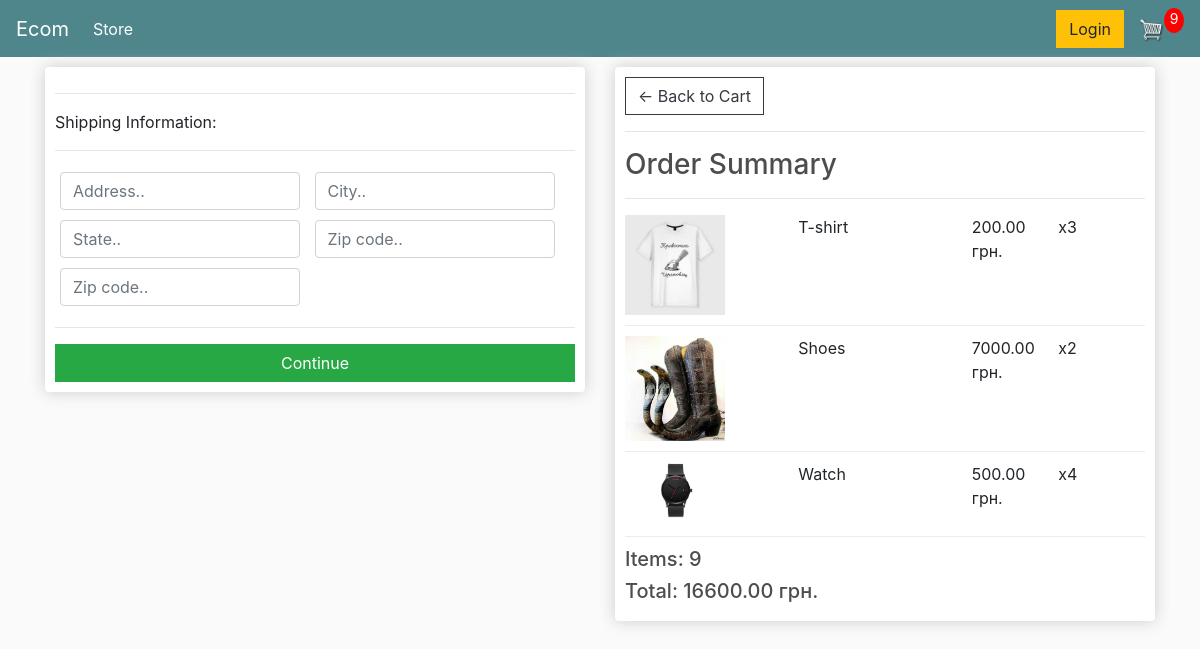
/checkout/ (signed in), run on an earlier commit of the app's database.
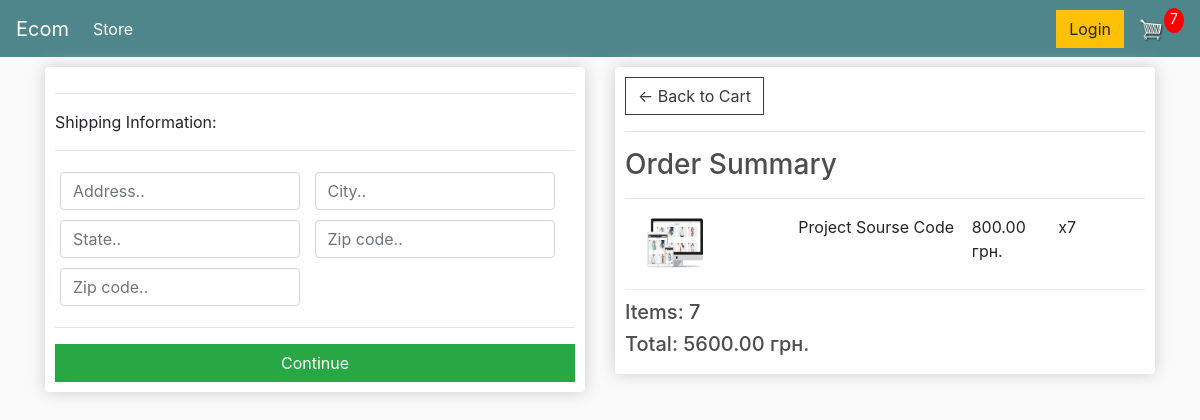
And on a later commit of the database.
### store/models.py (models this page shows, shortened)
class OrderItem(models.Model):
    product = models.ForeignKey(Product, on_delete=models.SET_NULL, null=True)
    order = models.ForeignKey(Order, on_delete=models.SET_NULL, null=True)
    quantity = models.IntegerField(default=0, null=True, blank=True)
    date_added = models.DateTimeField(auto_now_add=True)
    @property
    def get_total(self):
        total = self.product.price * self.quantity
        return total

class Product(models.Model):
    name = models.CharField(max_length=200, null=True)
    price = models.DecimalField(max_digits=7, decimal_places=2)
    digital = models.BooleanField(default=False, null=True, blank=True)
    image = models.ImageField(null=True, blank=True)
    @property
    def imageURL(self):
        try:
            url = self.image.url
        except:
            url = ''
        return url

class Order(models.Model):
    customer = models.ForeignKey(Customer, on_delete=models.SET_NULL, null=True, blank=True)
    date_ordered = models.DateTimeField(auto_now_add=True)
    complete = models.BooleanField(default=False)
    transaction_id = models.CharField(max_length=100, null=True)
    @property
    def shipping(self):
        shipping = False
        orderitems = self.orderitem_set.all()
        for i in orderitems:
            if i.product.digital == False:
                shipping = True
        return shipping
    @property
    def get_cart_total(self):
        orderitems = self.orderitem_set.all()
        total = sum([item.get_total for item in orderitems])
        return total
    @property
    def get_cart_items(self):
        orderitems = self.orderitem_set.all()
        total = sum([item.quantity for item in orderitems])
        return total

### store/views.py (the view)
# urls.py: path('checkout/', views.checkout, name='checkout'),
def checkout(request):
    data = cartData(request)
    cartItems = data['cartItems']
    order = data['order']
    items = data['items']
    context = {'items': items, 'order': order, 'cartItems': cartItems}
    return render(request, 'store/checkout.html', context)

### store/utils.py (called while the page is built)
def cartData(request):
    if request.user.is_authenticated:
        customer = request.user.customer
        order, created = Order.objects.get_or_create(customer=customer, complete=False)
        items = order.orderitem_set.all()
        cartItems = order.get_cart_items
    else:
        cookieData = cookieCart(request)
        cartItems = cookieData['cartItems']
        order = cookieData['order']
        items = cookieData['items']
    return {'cartItems': cartItems, 'order': order, 'items': items}

### store/templates/store/checkout.html (shortened to what this page needs)
{% extends 'store/main.html' %}
{% load static %}
{% block content %}
<div class="row">
    <div class="col-lg-6">
        <div class="box-element" id="form-wrapper">
            <form id="form">
                <div id="shipping-info">
                    <hr>
                    <p>Shipping Information:</p>
                    <hr>
                    <div class="form-field">
                        <input class="form-control" type="text" name="address" placeholder="Address..">
                    </div>
                    <div class="form-field">
                        <input class="form-control" type="text" name="city" placeholder="City..">
                    </div>
                    <div class="form-field">
                        <input class="form-control" type="text" name="state" placeholder="State..">
                    </div>
                    <div class="form-field">
                        <input class="form-control" type="text" name="zipcode" placeholder="Zip code..">
                    </div>
                    <div class="form-field">
                        <input class="form-control" type="text" name="country" placeholder="Zip code..">
                    </div>
                </div>
                <hr>
                <input id="form-button" class="btn btn-success btn-block" type="submit" value="Continue">
            </form>
        </div>
        <br>
    </div>
    <div class="col-lg-6">
        <div class="box-element">
            <a  class="btn btn-outline-dark" href="{% url 'cart' %}">&#x2190;
                Back to Cart</a>
            <hr>
            <h3>Order Summary</h3>
            <hr>
        {% for item in items %}
            <div class="cart-row">
                <div style="flex:2"><img class="row-image" src="{{item.product.imageURL}}"></div>
                <div style="flex:2"><p>{{item.product.name}}</p></div>
                <div style="flex:1"><p>{{item.product.price|floatformat:2}} грн.</p></div>
                <div style="flex:1"><p>x{{item.quantity}}</p></div>
            </div>
        {% endfor %}
            <h5>Items: {{order.get_cart_items}}</h5>
            <h5>Total: {{order.get_cart_total|floatformat:2}} грн.</h5>
        </div>
    </div>
</div>
{% endblock content %}

What changed in the data, as far as the page shows it:
removed OrderItem: product.imageURL (picture), product.name "T-shirt", product.price "200.00", quantity "3"
removed OrderItem: product.imageURL (picture), product.name "Shoes", product.price "7000.00", quantity "2"
removed OrderItem: product.imageURL (picture), product.name "Watch", product.price "500.00", quantity "4"
no longer on this page (row edited): Order: get_cart_items "9", get_cart_total "16600.00"
added OrderItem: product.imageURL (picture), product.name "Project Sourse Code", product.price "800.00", quantity "7"
added Order: get_cart_items "7", get_cart_total "5600.00"
Also different on the page:
{{ cartItems }}: "9" → "7"
